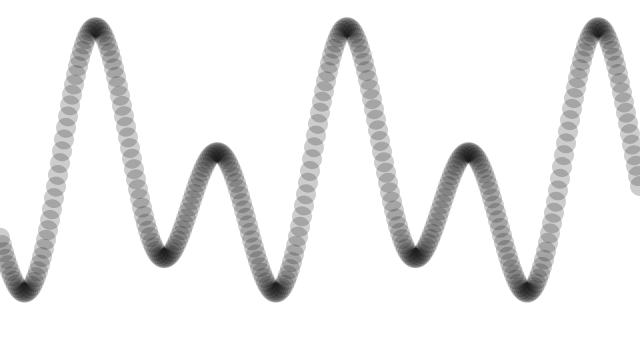
Frame 1 (no input)
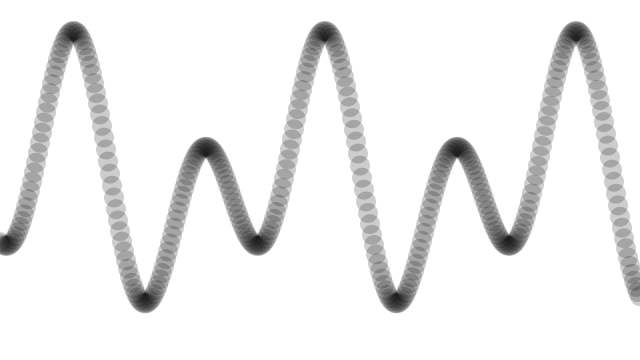
Frame 60 (the mouse pressed at the canvas centre just before this capture)
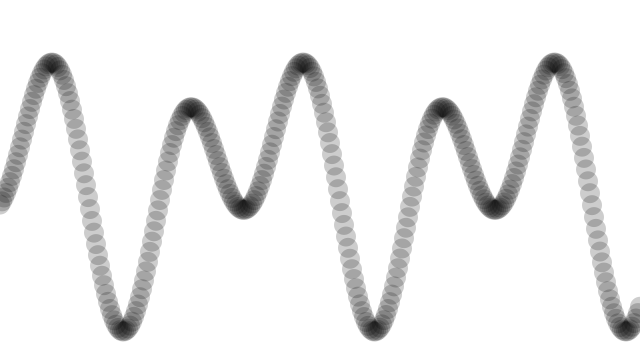
Frame 120 (the mouse held since frame 60 and released just before this capture)

The Processing sketch that drew these frames (run headless with seeded random() and noise(); from frame 60 on, the mouse is pressed at the canvas centre):

// Processing sketch: exer_3_11
// ── exer_3_11.pde
/* Rilla's solution for exercise 3.11 in Daniel Shiffman's The Nature of Code 

Exercise 3.11
More complex waves can be produced by the values of multiple waves together. 
Create a sketch that implements this, as in the screenshot below. */


// My solution averages together the heights of 2 different waves

// starting angle vals for each wave
float startAngle1 = 0;
float startAngle2 = 0.5;

// separate angular velocities
float angle1Vel = 0.1;
float angle2Vel = 0.05;

void setup() {
  size(640,360);
}

void draw() {
  background(255);

// update starting angles
  startAngle1 += 0.015;
  startAngle2 += 0.02;
  
  // initialise angles based on starting angles
  float angle1 = startAngle1;
  float angle2 = startAngle2;

  // draw ellipses to cover our whole screen spaced 2 pixels apart
 for (int x = 0; x <= width; x += 2) {
   
   // y1 is a sin wave of angle 1
    float y1 = map(sin(angle1), -1, 1, 0, height);
    
    // y2 is a cos wave of angle 2
    float y2 = map(cos(angle2), -1, 1, 50, height-50);
    
    // y is an average of y1 and y2
    float y = (y1+y2)/2;
    
    // draw an ellipse at (x, y)
    noStroke();
    fill(0,50);
    ellipse(x,y, 20, 20);
    
    // update angle1 and angle2 according to their separate velocities
    angle1 += angle1Vel;
    angle2 += angle2Vel;
  } 

}
